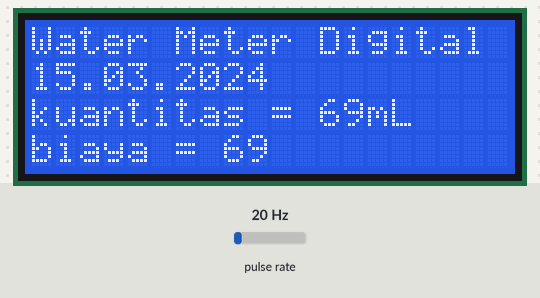
Recording of a sketch running on a simulated ESP8266 (NodeMCU). Parts: 20×4 character LCD. Wiring (inferred from the names in the program): pulse sensor: data GPIO 0. Inputs (shaded band) come from the test bench; at power-on: pulse rate 20 Hz. The local clock reads 2024-03-15 10:24:30 at power-on unless the sketch sets it.

Above: at 1.2 s.
1.3 s: pulse rate set to 4 Hz
At 3.0 s:
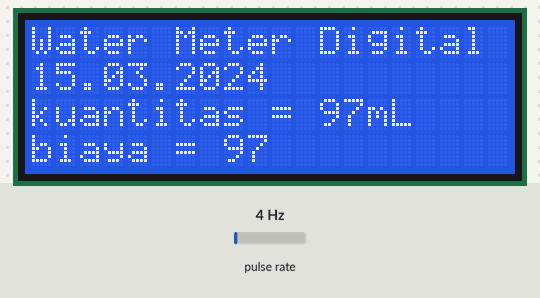
4.7 s: pulse rate set to 50 Hz
At 6.2 s:
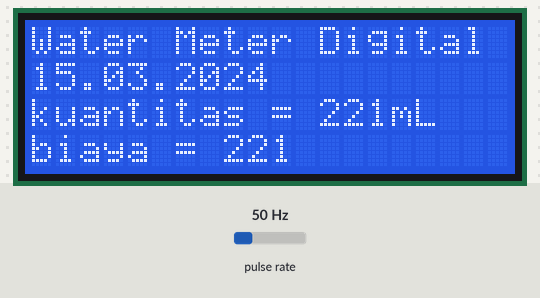
7.9 s: pulse rate set to 100 Hz
At 9.0 s:
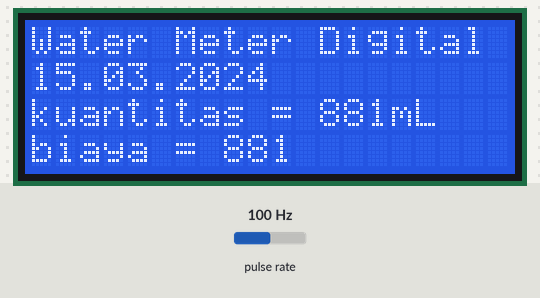
Timing chart, 0 to 10.9 s (numbered marks = the images above; inputs shaded):
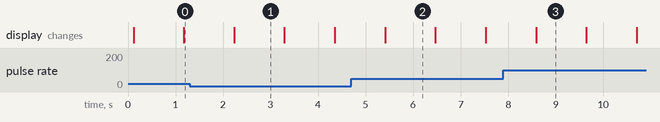

Measured:
- what the display in image 1 shows lasts 1.1 s, from 2.2 s to 3.3 s

The sketch:

pengirim_yudi.ino
```cpp
#include <SD.h>
#include <SPI.h>
#include <DS3231.h>
#include <Wire.h>
#include <LiquidCrystal_I2C.h>
#include <LCD.h>

int kuantitas, biaya;

byte sensorInt = 0;
byte flowsensor = 2;

//program yudi
volatile byte pulseCount;

float debit;
unsigned int flowmlt;
unsigned long totalmlt;
unsigned long oldTime;

float konstanta = 4.5; //konstanta flow meter
//program yudi


LiquidCrystal_I2C lcd(0x3F,2,1,0,4,5,6,7,3, POSITIVE);

DS3231  rtc(SDA, SCL);

void setup() {
  Serial.begin(115200);
  rtc.begin();
  lcd.begin(20,4);
  lcd.backlight();

  //program yudi
    pinMode(flowsensor, INPUT);
  digitalWrite(flowsensor, HIGH);

  pulseCount = 0;
  debit = 0.0;
  flowmlt = 0;
  totalmlt = 0;
  oldTime = 0;

  attachInterrupt(sensorInt, pulseCounter, FALLING);
  //program yudi
}

void loop(){
  if ((millis() - oldTime) > 1000)
  {
    detachInterrupt(sensorInt);
    debit = ((1000.0 / (millis() - oldTime)) * pulseCount) / konstanta;
    oldTime = millis();
    flowmlt = (debit / 60) * 1000;
    totalmlt += flowmlt;
    biaya = totalmlt * 1;

    pulseCount = 0;

    attachInterrupt(sensorInt, pulseCounter, FALLING);
  }

  //melakukan komunikasi dengan nodeMCU ESP32 setiap detik kemudian mengirim hasil pembacaan sensor ke ESP32
  String minta = "";

  while(Serial.available()>0)
  {
    minta += char(Serial.read());
  }
  minta.trim();
  if(minta == "Meminta Data Dari Arduino...")
  {
    kirimdata();
  }

  tampilanlcd();

  minta = "";
  delay(1000);
}

//fungsi untuk mengirim data ke ESP32
void kirimdata(){
  String datakirim = String(totalmlt) + "#" + String(biaya);
  Serial.println(datakirim);
  }

//fungsi untuk menampilkan hasil pembacaan sensor ke LCD
void tampilanlcd(){
  lcd.clear();
  lcd.setCursor(0, 0);
  lcd.print("Water Meter Digital");
  lcd.setCursor(0, 1);
  lcd.print(rtc.getDateStr());
  lcd.setCursor(0, 2);
  lcd.print("kuantitas = ");
  lcd.print(totalmlt);
  lcd.print("mL");
  lcd.setCursor(0, 3);
  lcd.print("biaya = ");
  lcd.print(biaya);
}

void pulseCounter()
{
  // Increment the pulse counter
  pulseCount++;
}
```
